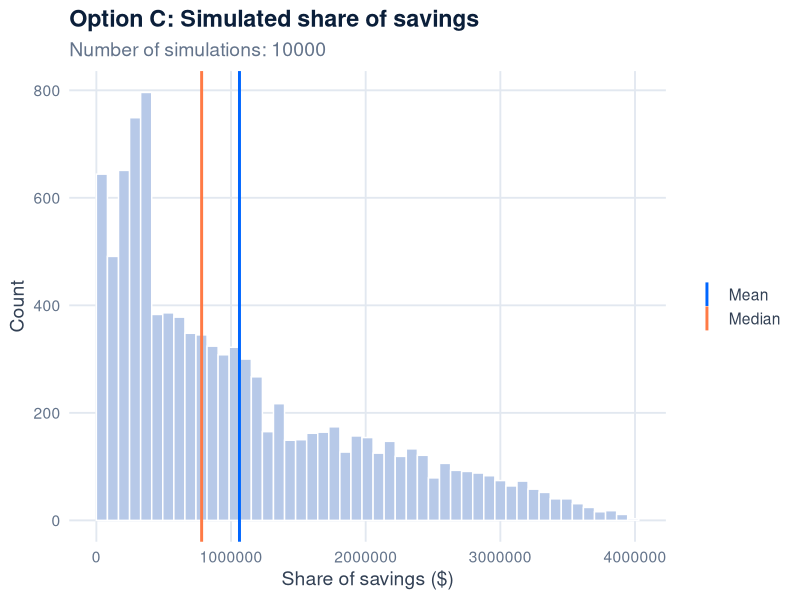
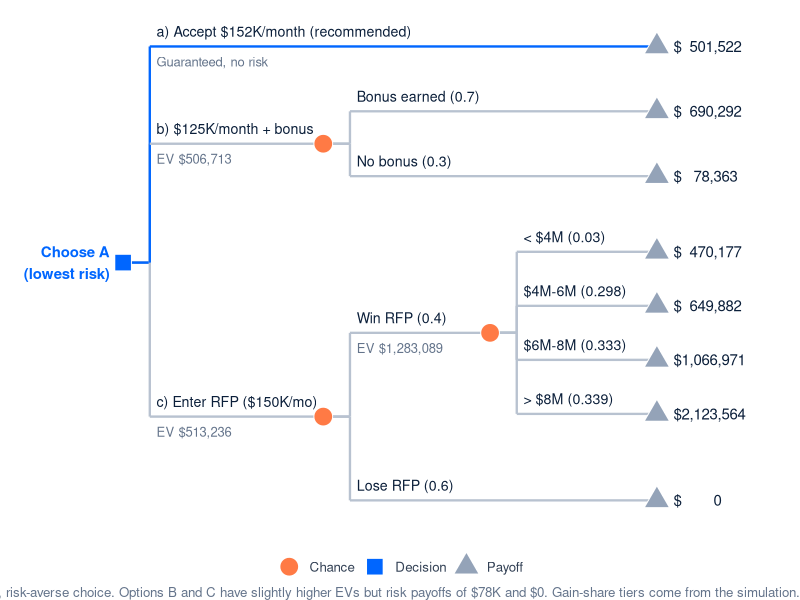
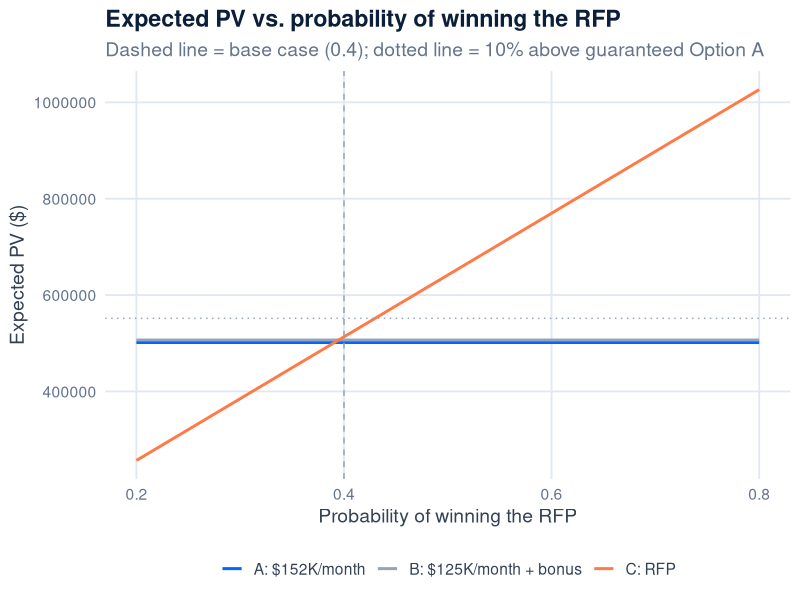
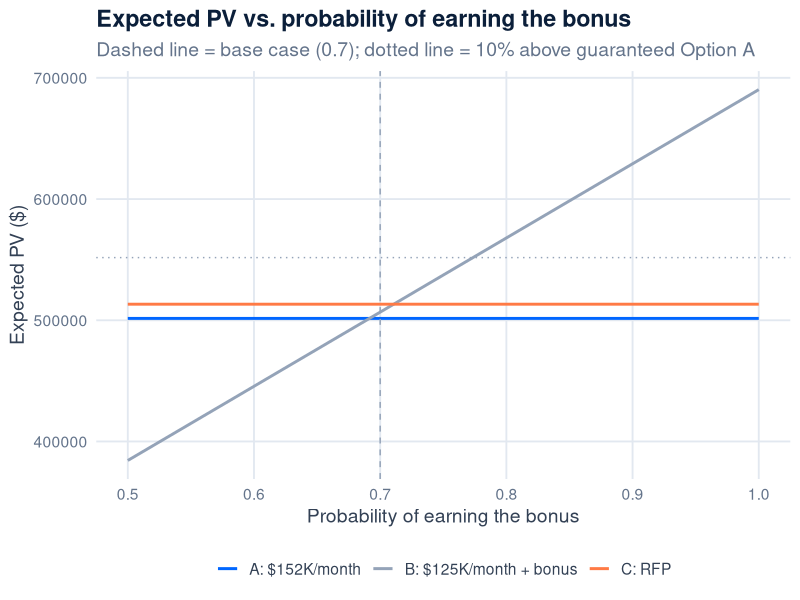

Write R code to recreate these figures, in order.
## ---- chunk 1
#| include: false
library(tibble)
library(dplyr)
library(ggplot2)
options(scipen = 999)

usd <- function(x) paste0("$", format(round(x), big.mark = ","))

# Dark technology theme for all charts
accent <- "#0066FF"   # electric blue (recommended option / highlights)
warm   <- "#FF7A45"   # orange (second series)
muted  <- "#94A3B8"   # slate gray (third series)
panel  <- "#FFFFFF"
gridln <- "#E2E8F0"

theme_tech <- function(base_size = 14) {
  theme_minimal(base_size = base_size) +
    theme(
      plot.background   = element_rect(fill = panel, color = NA),
      panel.background  = element_rect(fill = panel, color = NA),
      panel.grid.major  = element_line(color = gridln),
      panel.grid.minor  = element_blank(),
      text              = element_text(color = "#334155"),
      axis.text         = element_text(color = "#64748B"),
      plot.title        = element_text(color = "#0B1F3A", face = "bold"),
      plot.subtitle     = element_text(color = "#64748B"),
      legend.background = element_rect(fill = panel, color = NA),
      legend.key        = element_rect(fill = panel, color = NA),
      legend.text       = element_text(color = "#334155")
    )
}

# ---- Inputs ----
months     <- 18
rate       <- 0.015
cost       <- 1200 * 100          # $120,000 per month
p_bonus    <- 0.7
p_win      <- 0.4
bonus      <- 800000
bid        <- 150000

annuity_factor  <- (1 - (1 + rate)^-months) / rate
discount_factor <- (1 + rate)^-months

# ---- Original proposal ----
ev_original <- (160000 - cost) * annuity_factor

# ---- Option A: $152K per month ----
ev_a <- (152000 - cost) * annuity_factor

# ---- Option B: $125K per month + $800K bonus ----
b_monthly  <- (125000 - cost) * annuity_factor
b_bonus_pv <- bonus * discount_factor
b_success  <- b_monthly + b_bonus_pv
b_fail     <- b_monthly
ev_b       <- p_bonus * b_success + (1 - p_bonus) * b_fail

# ---- Option C: RFP, bid $150K per month + gain-share ----
set.seed(15)
n_sims <- 10000

triangle <- function(n, low, mode, high) {
  u  <- runif(n)
  Fc <- (mode - low) / (high - low)
  ifelse(u < Fc,
         low + sqrt(u * (high - low) * (mode - low)),
         high - sqrt((1 - u) * (high - low) * (high - mode)))
}

sim <- tibble(savings = triangle(n_sims, low = 3.2e6, mode = 5.6e6, high = 12.8e6)) %>%
  mutate(share = case_when(
    savings < 4e6 ~ 0,
    savings < 6e6 ~ 0.20 * (savings - 4e6),
    savings < 8e6 ~ 4e5 + 0.40 * (savings - 6e6),
    TRUE          ~ 1.2e6 + 0.60 * (savings - 8e6)
  ))

mean_share   <- mean(sim$share)
median_share <- median(sim$share)
p_zero_share <- mean(sim$share == 0)

c_monthly <- (bid - cost) * annuity_factor
c_win     <- c_monthly + mean_share * discount_factor
ev_c      <- p_win * c_win

# Gain-share tiers (for the decision tree)
tiers <- sim %>%
  mutate(tier = case_when(
    savings < 4e6 ~ "< $4M",
    savings < 6e6 ~ "$4M-6M",
    savings < 8e6 ~ "$6M-8M",
    TRUE          ~ "> $8M"
  )) %>%
  group_by(tier) %>%
  summarise(prob = n() / n_sims,
            payoff = c_monthly + mean(share) * discount_factor)

tier_prob   <- setNames(tiers$prob, tiers$tier)
tier_payoff <- setNames(tiers$payoff, tiers$tier)

# Break-even probabilities (used in the sensitivity analysis)
breakeven_win_vs_a   <- ev_a / c_win
breakeven_win_vs_b   <- ev_b / c_win
breakeven_bonus_vs_a <- (ev_a - b_fail) / b_bonus_pv
breakeven_bonus_vs_c <- (ev_c - b_fail) / b_bonus_pv

# Probabilities at which B or C would be worth at least 10% more than the guaranteed Option A
premium          <- 0.10
win_for_premium   <- (1 + premium) * ev_a / c_win
bonus_for_premium <- ((1 + premium) * ev_a - b_fail) / b_bonus_pv
## ---- chunk 2
#| content: valuebox
#| title: "RECOMMENDED: Option A, accept $152K/month"
list(icon = "shield-check", color = "primary", value = usd(ev_a))
## ---- chunk 3
#| content: valuebox
#| title: "Option B: $125K/month + $800K bonus"
list(icon = "trophy", color = "light", value = usd(ev_b))
## ---- chunk 4
#| content: valuebox
#| title: "Option C: enter the RFP"
list(icon = "graph-up-arrow", color = "light", value = usd(ev_c))
## ---- chunk 5
#| title: "Option C: simulated gain-share of client savings"
ggplot(sim, aes(x = share)) +
  geom_histogram(bins = 50, boundary = 0, fill = "#B7C9E8", color = panel) +
  geom_vline(data = tibble(stat  = c("Mean", "Median"),
                           value = c(mean_share, median_share)),
             aes(xintercept = value, color = stat), linewidth = 1) +
  scale_color_manual(values = c(Mean = accent, Median = warm)) +
  labs(
    title    = "Option C: Simulated share of savings",
    subtitle = paste("Number of simulations:", n_sims),
    x = "Share of savings ($)",
    y = "Count",
    color = NULL
  ) +
  theme_tech()
## ---- chunk 6
#| title: "Comparison of the three alternatives"
comparison <- tibble(
  Option               = c("A: $152K/month", "B: $125K/month + bonus", "C: RFP at $150K/month"),
  `Expected PV`        = usd(c(ev_a, ev_b, ev_c)),
  `Best case`          = usd(c(ev_a, b_success, max(tier_payoff))),
  `Worst case`         = usd(c(ev_a, b_fail, 0)),
  `Chance of worst case` = c("0% (certain)", paste0(round(100 * (1 - p_bonus)), "%"),
                             paste0(round(100 * (1 - p_win)), "% (lose RFP)")),
  `Gain over A`        = c("-", usd(ev_b - ev_a), usd(ev_c - ev_a))
) %>%
  # Escape $ signs so Quarto doesn't render the cells as math
  mutate(across(everything(), ~ gsub("$", "\\$", .x, fixed = TRUE)))
knitr::kable(comparison)
## ---- chunk 7
#| title: "Decision tree: PV of AstraSync's contribution (1.5% monthly, 18 months)"
#| fig-width: 11
#| fig-height: 6.5

# Node positions
nodes <- tribble(
  ~x,  ~y,   ~type,
  0,   6,    "Decision",
  3,   8.2,  "Chance",    # B: bonus?
  3,   3.15, "Chance",    # C: win RFP?
  5.5, 4.7,  "Chance",    # C: savings tier
  8,   10,   "Payoff",    # A
  8,   8.8,  "Payoff",    # B bonus
  8,   7.6,  "Payoff",    # B no bonus
  8,   6.2,  "Payoff",    # C tier 1
  8,   5.2,  "Payoff",    # C tier 2
  8,   4.2,  "Payoff",    # C tier 3
  8,   3.2,  "Payoff",    # C tier 4
  8,   1.6,  "Payoff"     # C lose
)

payoffs <- nodes %>%
  filter(type == "Payoff") %>%
  mutate(value = c(ev_a, b_success, b_fail,
                   tier_payoff["< $4M"], tier_payoff["$4M-6M"],
                   tier_payoff["$6M-8M"], tier_payoff["> $8M"], 0))

# Branches: parent (px, py) to child (cx, cy)
edges <- tribble(
  ~px, ~py,  ~cx, ~cy,  ~label,                                        ~ev,                      ~best,
  0,   6,    3,   8.2,  "b) $125K/month + bonus",                      paste("EV", usd(ev_b)),   FALSE,
  3,   8.2,  8,   8.8,  paste0("Bonus earned (", p_bonus, ")"),        NA,                       FALSE,
  3,   8.2,  8,   7.6,  paste0("No bonus (", 1 - p_bonus, ")"),        NA,                       FALSE,
  3,   3.15, 5.5, 4.7,  paste0("Win RFP (", p_win, ")"),               paste("EV", usd(c_win)),  FALSE,
  3,   3.15, 8,   1.6,  paste0("Lose RFP (", 1 - p_win, ")"),          NA,                       FALSE,
  5.5, 4.7,  8,   6.2,  paste0("< $4M (", round(tier_prob["< $4M"], 3), ")"),   NA,           FALSE,
  5.5, 4.7,  8,   5.2,  paste0("$4M-6M (", round(tier_prob["$4M-6M"], 3), ")"), NA,           FALSE,
  5.5, 4.7,  8,   4.2,  paste0("$6M-8M (", round(tier_prob["$6M-8M"], 3), ")"), NA,           FALSE,
  5.5, 4.7,  8,   3.2,  paste0("> $8M (", round(tier_prob["> $8M"], 3), ")"),   NA,           FALSE,
  0,   6,    3,   3.15, "c) Enter RFP ($150K/mo)",                     paste("EV", usd(ev_c)),   FALSE,
  0,   6,    8,   10,   "a) Accept $152K/month (recommended)",         "Guaranteed, no risk",    TRUE
)

ggplot() +
  geom_segment(data = edges, aes(x = px, y = py, xend = px + 0.4, yend = py, color = best),
               linewidth = 0.8) +
  geom_segment(data = edges, aes(x = px + 0.4, y = py, xend = px + 0.4, yend = cy, color = best),
               linewidth = 0.8) +
  geom_segment(data = edges, aes(x = px + 0.4, y = cy, xend = cx, yend = cy, color = best),
               linewidth = 0.8) +
  geom_text(data = edges, aes(x = px + 0.5, y = cy + 0.28, label = label),
            hjust = 0, size = 3.6, color = "#0B1F3A") +
  geom_text(data = filter(edges, !is.na(ev)), aes(x = px + 0.5, y = cy - 0.28, label = ev),
            hjust = 0, size = 3.3, color = "#64748B") +
  geom_point(data = nodes, aes(x = x, y = y, shape = type, fill = type),
             size = 6, color = "white") +
  geom_text(data = payoffs, aes(x = x + 0.25, y = y, label = usd(value)),
            hjust = 0, size = 3.8, color = "#0B1F3A") +
  annotate("text", x = -0.2, y = 6, hjust = 1, size = 3.8, fontface = "bold",
           color = accent, label = "Choose A\n(lowest risk)") +
  scale_color_manual(values = c(`FALSE` = "#B8C2D0", `TRUE` = accent), guide = "none") +
  scale_shape_manual(values = c(Decision = 22, Chance = 21, Payoff = 24)) +
  scale_fill_manual(values = c(Decision = accent, Chance = warm, Payoff = muted)) +
  coord_cartesian(xlim = c(-1.3, 9.6), ylim = c(1.2, 10.4)) +
  labs(shape = NULL, fill = NULL,
       caption = "Blue branch = recommended, risk-averse choice. Options B and C have slightly higher EVs but risk payoffs of $78K and $0. Gain-share tiers come from the simulation.") +
  theme_void(base_size = 12) +
  theme(legend.position = "bottom",
        plot.background = element_rect(fill = panel, color = NA),
        text = element_text(color = "#334155"),
        plot.caption = element_text(color = "#64748B"))
## ---- chunk 8
#| title: "Probability of winning the RFP"
p_win_grid <- seq(0.2, 0.8, by = 0.01)

sens_win <- bind_rows(
  tibble(p = p_win_grid, option = "A: $152K/month",         ev = ev_a),
  tibble(p = p_win_grid, option = "B: $125K/month + bonus", ev = ev_b),
  tibble(p = p_win_grid, option = "C: RFP",                 ev = p_win_grid * c_win)
)

ggplot(sens_win, aes(x = p, y = ev, color = option)) +
  geom_line(linewidth = 1) +
  geom_hline(yintercept = (1 + premium) * ev_a, linetype = "dotted", color = "#94A3B8") +
  geom_vline(xintercept = p_win, linetype = "dashed", color = "#94A3B8") +
  scale_color_manual(values = c(accent, muted, warm)) +
  labs(title = "Expected PV vs. probability of winning the RFP",
       subtitle = "Dashed line = base case (0.4); dotted line = 10% above guaranteed Option A",
       x = "Probability of winning the RFP", y = "Expected PV ($)", color = NULL) +
  theme_tech() +
  theme(legend.position = "bottom")
## ---- chunk 9
#| title: "Probability of earning the bonus"
p_bonus_grid <- seq(0.5, 1, by = 0.01)

sens_bonus <- bind_rows(
  tibble(p = p_bonus_grid, option = "A: $152K/month",         ev = ev_a),
  tibble(p = p_bonus_grid, option = "B: $125K/month + bonus", ev = b_fail + p_bonus_grid * b_bonus_pv),
  tibble(p = p_bonus_grid, option = "C: RFP",                 ev = ev_c)
)

ggplot(sens_bonus, aes(x = p, y = ev, color = option)) +
  geom_line(linewidth = 1) +
  geom_hline(yintercept = (1 + premium) * ev_a, linetype = "dotted", color = "#94A3B8") +
  geom_vline(xintercept = p_bonus, linetype = "dashed", color = "#94A3B8") +
  scale_color_manual(values = c(accent, muted, warm)) +
  labs(title = "Expected PV vs. probability of earning the bonus",
       subtitle = "Dashed line = base case (0.7); dotted line = 10% above guaranteed Option A",
       x = "Probability of earning the bonus", y = "Expected PV ($)", color = NULL) +
  theme_tech() +
  theme(legend.position = "bottom")
